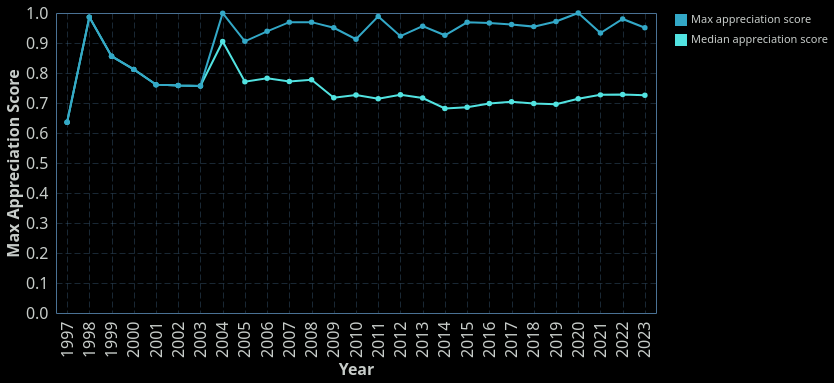

Express this chart as Vega-Lite.
### Vega-Lite specification from a JSON file in a GitHub repository (floating-point values rounded to 4 significant figures)
{"config": {"view": {"continuousWidth": 400, "continuousHeight": 300, "stroke": "#4A7295", "strokeWidth": 1}, "background": "#000000", "mark": {"color": "#6495ED"}, "arc": {"fill": "#6495ED"}, "area": {"fill": "#6495ED", "line": true, "fillOpacity": 0.1}, "line": {"stroke": "#6495ED", "strokeWidth": 2}, "path": {"stroke": "#6495ED"}, "rect": {"fill": "#6495ED"}, "shape": {"stroke": "#6495ED"}, "symbol": {"fill": "#6495ED"}, "title": {"color": "#C7CCC9", "anchor": "start", "dy": -15, "fontSize": 16, "font": "IBM Plex Sans,system-ui,-apple-system,BlinkMacSystemFont,\".sfnstext-regular\",sans-serif", "fontWeight": 600}, "axisBand": {"grid": false}, "axis": {"labelColor": "#C7CCC9", "labelFontSize": 16, "labelFont": "IBM Plex Sans Condensed, system-ui, -apple-system, BlinkMacSystemFont, \".SFNSText-Regular\", sans-serif", "labelFontWeight": 400, "titleColor": "#C7CCC9", "titleFontWeight": 600, "titleFontSize": 16, "grid": true, "gridColor": "#4A7295", "labelAngle": 0, "domainColor": null, "tickColor": null, "labelPadding": 2, "tickSize": 6, "tickWidth": 0.5, "gridOpacity": 1, "gridZ": 1}, "axisX": {"gridDash": [6, 3], "gridWidth": 0.35, "gridColor": "#4A7295", "labelAngle": 0}, "axisY": {"gridDash": [6, 3], "gridWidth": 0.35, "gridColor": "#4A7295"}, "layer": {"grid": 1, "mark": 0}, "legend": {"labelFontSize": 11, "padding": 1, "symbolType": "square", "labelColor": "#C7CCC9", "titleColor": "#C7CCC9"}, "style": {"guide-label": {"font": "IBM Plex Sans,system-ui,-apple-system,BlinkMacSystemFont,\".sfnstext-regular\",sans-serif", "fill": "#C7CCC9", "fontWeight": 400}, "guide-title": {"font": "IBM Plex Sans,system-ui,-apple-system,BlinkMacSystemFont,\".sfnstext-regular\",sans-serif", "fill": "#C7CCC9", "fontWeight": 400}}, "range": {"category": ["#33a8c7ff", "#52e3e1ff", "#a0e426ff", "#fdf148ff", "#ffab00ff", "#f77976ff", "#f050aeff", "#d883ffff", "#9336fdff"]}}, "layer": [{"data": {"name": "data-846730db5ee0da12a04ff96dc77588c3"}, "mark": {"type": "line", "color": "lightblue", "point": true}, "encoding": {"color": {"field": "label", "legend": {"title": ""}, "type": "nominal"}, "tooltip": [{"field": "year", "type": "ordinal"}, {"aggregate": "median", "field": "appreciation_score", "type": "quantitative"}], "x": {"axis": {"labelAngle": 270}, "field": "year", "type": "ordinal"}, "y": {"aggregate": "median", "field": "appreciation_score", "type": "quantitative"}}}, {"data": {"name": "data-72531c65c8c49353665348c3d0d86b13"}, "mark": {"type": "line", "color": "lightblue", "point": true}, "encoding": {"color": {"field": "label", "legend": {"title": ""}, "type": "nominal"}, "tooltip": [{"field": "name", "type": "nominal"}, {"field": "year", "type": "ordinal"}, {"field": "appreciation_score", "type": "quantitative"}], "x": {"axis": {"labelAngle": 270}, "field": "year", "title": "Year", "type": "ordinal"}, "y": {"field": "appreciation_score", "title": "Max Appreciation Score", "type": "quantitative"}}}], "width": 600, "$schema": "https://vega.github.io/schema/vega-lite/v5.20.1.json", "datasets": {"data-846730db5ee0da12a04ff96dc77588c3": [{"year": 1997, "appreciation_score": 0.6361, "label": "Median appreciation score"}, {"year": 1998, "appreciation_score": 0.9863, "label": "Median appreciation score"}, {"year": 1999, "appreciation_score": 0.8559, "label": "Median appreciation score"}, {"year": 2000, "appreciation_score": 0.8121, "label": "Median appreciation score"}, {"year": 2001, "appreciation_score": 0.7612, "label": "Median appreciation score"}, {"year": 2002, "appreciation_score": 0.758, "label": "Median appreciation score"}, {"year": 2003, "appreciation_score": 0.757, "label": "Median appreciation score"}, {"year": 2004, "appreciation_score": 0.9052, "label": "Median appreciation score"}, {"year": 2005, "appreciation_score": 0.7711, "label": "Median appreciation score"}, {"year": 2006, "appreciation_score": 0.7823, "label": "Median appreciation score"}, {"year": 2007, "appreciation_score": 0.7717, "label": "Median appreciation score"}, {"year": 2008, "appreciation_score": 0.7777, "label": "Median appreciation score"}, {"year": 2009, "appreciation_score": 0.7175, "label": "Median appreciation score"}, {"year": 2010, "appreciation_score": 0.7263, "label": "Median appreciation score"}, {"year": 2011, "appreciation_score": 0.7145, "label": "Median appreciation score"}, {"year": 2012, "appreciation_score": 0.7274, "label": "Median appreciation score"}, {"year": 2013, "appreciation_score": 0.7165, "label": "Median appreciation score"}, {"year": 2014, "appreciation_score": 0.6819, "label": "Median appreciation score"}, {"year": 2015, "appreciation_score": 0.686, "label": "Median appreciation score"}, {"year": 2016, "appreciation_score": 0.6984, "label": "Median appreciation score"}, {"year": 2017, "appreciation_score": 0.7042, "label": "Median appreciation score"}, {"year": 2018, "appreciation_score": 0.6984, "label": "Median appreciation score"}, {"year": 2019, "appreciation_score": 0.696, "label": "Median appreciation score"}, {"year": 2020, "appreciation_score": 0.7141, "label": "Median appreciation score"}, {"year": 2021, "appreciation_score": 0.7271, "label": "Median appreciation score"}, {"year": 2022, "appreciation_score": 0.728, "label": "Median appreciation score"}, {"year": 2023, "appreciation_score": 0.726, "label": "Median appreciation score"}], "data-72531c65c8c49353665348c3d0d86b13": [{"year": 1997, "appreciation_score": 0.6361, "name": "POSTAL", "label": "Max appreciation score"}, {"year": 1998, "appreciation_score": 0.9863, "name": "Half-Life", "label": "Max appreciation score"}, {"year": 1999, "appreciation_score": 0.8559, "name": "Legacy of Kain: Soul Reaver", "label": "Max appreciation score"}, {"year": 2000, "appreciation_score": 0.8121, "name": "Counter-Strike", "label": "Max appreciation score"}, {"year": 2001, "appreciation_score": 0.7612, "name": "Half-Life: Blue Shift", "label": "Max appreciation score"}, {"year": 2002, "appreciation_score": 0.758, "name": "Mafia", "label": "Max appreciation score"}, {"year": 2003, "appreciation_score": 0.757, "name": "Day of Defeat", "label": "Max appreciation score"}, {"year": 2004, "appreciation_score": 0.9995, "name": "Half-Life 2", "label": "Max appreciation score"}, {"year": 2005, "appreciation_score": 0.9057, "name": "Sid Meier's Pirates!", "label": "Max appreciation score"}, {"year": 2006, "appreciation_score": 0.939, "name": "Company of Heroes", "label": "Max appreciation score"}, {"year": 2007, "appreciation_score": 0.9696, "name": "BioShock™", "label": "Max appreciation score"}, {"year": 2008, "appreciation_score": 0.9696, "name": "Grand Theft Auto: San Andreas", "label": "Max appreciation score"}, {"year": 2009, "appreciation_score": 0.9507, "name": "STAR WARS™ - Knights of the Old Republic™", "label": "Max appreciation score"}, {"year": 2010, "appreciation_score": 0.9127, "name": "Battlefield: Bad Company 2 Vietnam", "label": "Max appreciation score"}, {"year": 2011, "appreciation_score": 0.9887, "name": "Portal 2", "label": "Max appreciation score"}, {"year": 2012, "appreciation_score": 0.9229, "name": "Thief™ II: The Metal Age", "label": "Max appreciation score"}, {"year": 2013, "appreciation_score": 0.9562, "name": "System Shock 2", "label": "Max appreciation score"}, {"year": 2014, "appreciation_score": 0.9258, "name": "Resident Evil 4", "label": "Max appreciation score"}, {"year": 2015, "appreciation_score": 0.9688, "name": "The Witcher® 3: Wild Hunt", "label": "Max appreciation score"}, {"year": 2016, "appreciation_score": 0.9669, "name": "FINAL FANTASY IX", "label": "Max appreciation score"}, {"year": 2017, "appreciation_score": 0.9616, "name": "Hollow Knight", "label": "Max appreciation score"}, {"year": 2018, "appreciation_score": 0.9546, "name": "Celeste", "label": "Max appreciation score"}, {"year": 2019, "appreciation_score": 0.9717, "name": "Red Dead Redemption 2", "label": "Max appreciation score"}, {"year": 2020, "appreciation_score": 1.0, "name": "Baldur's Gate 3", "label": "Max appreciation score"}, {"year": 2021, "appreciation_score": 0.9331, "name": "It Takes Two", "label": "Max appreciation score"}, {"year": 2022, "appreciation_score": 0.9801, "name": "God of War", "label": "Max appreciation score"}, {"year": 2023, "appreciation_score": 0.9509, "name": "Pizza Tower", "label": "Max appreciation score"}]}}
